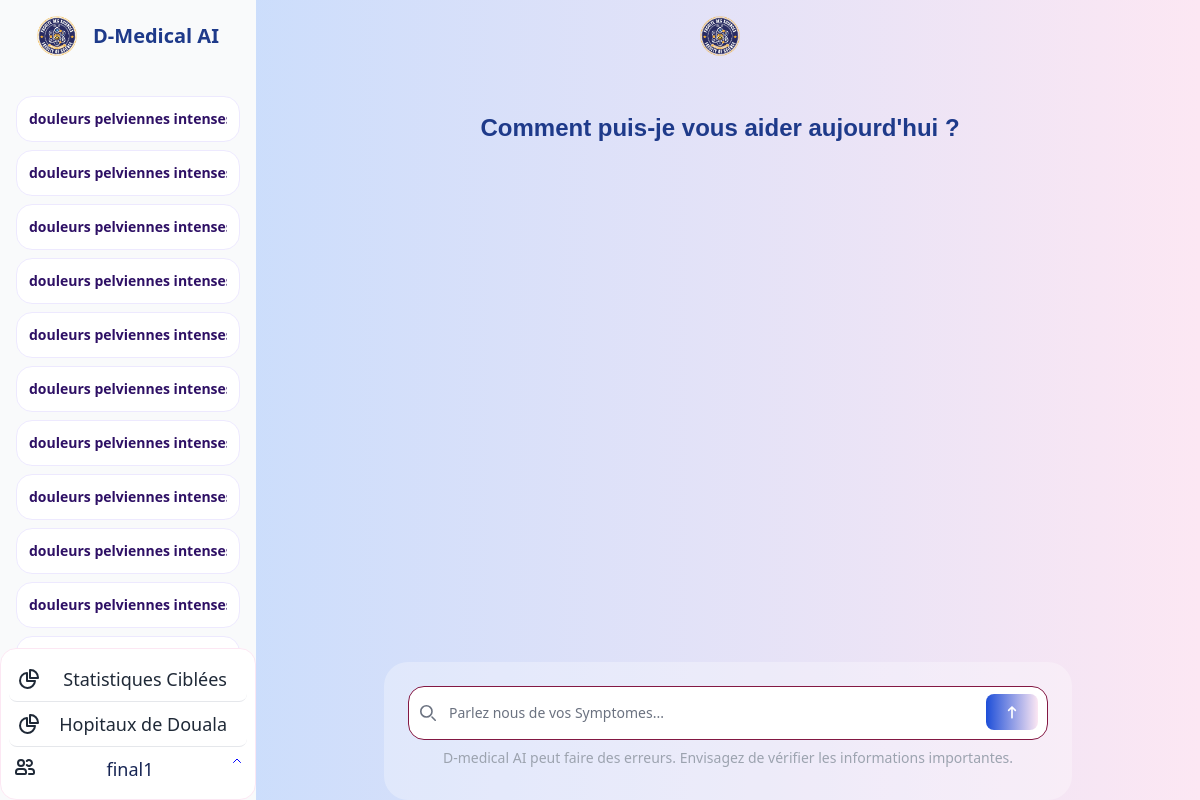
The page /search (signed in) on the database its author committed.
### medical/models.py (models this page shows, shortened)
class search_user(models.Model):
    auteur = models.ForeignKey(User, on_delete=models.SET_NULL, null = True)
    search = models.TextField()
    date_creation = models.DateTimeField(auto_now=True)
    class Meta:
        ordering = ['-date_creation']

### medical/views.py (the view, shortened to what this page needs)
# urls.py: path('search', search, name='search'),
@login_required
def search(request):
    return previewNotModal(request)

### medical/views.py (called while the page is built)
def previewNotModal(request , err = ""):
    auteur = request.user
    searReturn = search_user.objects.filter(auteur=auteur).order_by("-date_creation")
    context = {
             "search_query" : searReturn,
             "err" : err
            }
    return render(request, "previewNotModal.html", context)

### theme/templates/previewNotModal.html (shortened to what this page needs)
{% extends 'baseSearch.html' %}
{% block Preview %}
<div class="p-4 lg:ml-72 lg:mr-12 mb-40">
	<div class=" px-4 lg:xl:py-16 font-[sans-serif] text-[#333]">
        <a href="{% url 'base' %}" class="flex justify-center items-center space-x-9 rtl:space-x-reverse">
            <img src="static/images/logo.png" class="h-10" alt="D-medical Logo" />
        </a>
		<h2 class="text-2xl font-bold mt-14 text-blue-900 text-center">Comment puis-je vous aider aujourd'hui ?</h2>
	</div>
</div>
{% endblock %}

### theme/templates/baseSearch.html (shortened to what this page needs)
{% load static tailwind_tags %}
<!DOCTYPE html>
<html lang="en">
	<head>
		{% tailwind_css %}
	</head>
	<body class="bg-gradient-to-r from-blue-200   to-pink-100 ">
		<aside id="logo-sidebar" class="fixed top-0 pb-32 bg-gray-50  left-0 z-40  w-64  h-screen  transition-transform -translate-x-full lg:translate-x-0" aria-label="Sidebar">
			<div class="h-full  py-4 overflow-y-auto  w-64 dark:bg-gray-800">
				<a href="{% url 'base' %}" class="flex justify-center items-center space-x-4 rtl:space-x-reverse">
					<img src="static/images/logo.png" class="h-10" alt="D-medical Logo" />
					<span class="self-center text-xl font-semibold whitespace-nowrap text-blue-900 ">D-Medical AI</span>
				</a>
                <div class="grid grid-cols-1  max-h-sm w-56 mt-10 mx-auto  mx-2 ">
                <form form method="post" action="{% url 'search' %}">
                {% for sea in search_query %}
                        <div class="bg-white mb-2 border border-violet-100 flex gap-6 max-lg:flex-col hover:bg-blue-200 rounded-2xl  p-3 ">
                            <button class="text-sm font-bold text-violet-950 truncate " name="search_query2" value="{{ sea.search }}" type="submit" >
                            <p >{{ sea.search }}</p>
                            </button>
                        </div>
                        {% endfor %}
                   </form>
                </div>
            </div>
			<div class="absolute bottom-0 p-2 border border-pink-100 text-gray-800 rounded-2xl bg-white w-full">
				{% if search_query %}
				<div class="flex border-b items-center rounded-lg w-full flex justify-between px-2   px-1 hover:bg-blue-100 focus:outline-none focus:bg-blue-100">
				<a href="{% url 'stats' %}?param=2" class="block  py-2 px-3 text-lg ">Statistiques Ciblées</a>
					</div>
				{% endif %}
				<div class="flex items-center border-b rounded-lg w-full flex justify-between px-2  px-1 hover:bg-blue-100 focus:outline-none focus:bg-blue-100">
				<a href="{% url 'statReseach' %}" class="block  py-2 px-3 text-lg ">Hopitaux de Douala</a>
					</div>
				<button id="dropdownNavbarl" data-dropdown-toggle="dropdownNavba" class="flex font-normal text-lg w-full py-2 px-1 rounded-lg hover:bg-blue-100 focus:outline-none focus:bg-blue-100">
					<span class="flex-1 ms-1 text-blue-950 whitespace-nowrap">
					{{ user.username }}</span><svg class="w-3 h-3 ms-3 text-blue-900" aria-hidden="true" xmlns="http://www.w3.org/2000/svg" fill="none" viewBox="0 0 24 24">
						<path stroke="blue" stroke-linecap="round" stroke-linejoin="round" stroke-width="2" d="m5 15 7-7 7 7"/>
					</svg></button>
			</div>
		</aside>
        {% block Preview %}
        {% endblock %}
			<form  method="post" action="{% url 'search' %}" class=" p-6 lg:ml-96 lg:mr-32  fixed rounded-3xl bottom-0 left-0 right-0 w-auto p-4 bg-white bg-opacity-30" ">
				<div class="relative ">
					<div class="absolute inset-y-0 start-0 flex items-center ps-3 pointer-events-none">
					</div>
					<input type="text" id="search_query" name="search_query" class="block w-full  p-4 ps-10 text-sm text-gray-900 border border-pink-900 rounded-2xl bg-white focus:ring-blue-500 focus:border-blue-500 dark:bg-gray-700 dark:border-gray-600 dark:placeholder-gray-400 dark:text-white dark:focus:ring-blue-500 dark:focus:border-blue-500" placeholder="Parlez nous de vos Symptomes..." required>
					<button type="submit" class="text-white absolute  end-2.5 bottom-2.5 bg-gradient-to-r from-blue-700   to-pink-100 hover:bg-pink-500 focus:ring-4 focus:outline-none focus:ring-pink-300 font-medium rounded-lg text-sm px-4 py-2 ">
						<svg class="w-5 h-5 text-gray-800 dark:text-white" aria-hidden="true" xmlns="http://www.w3.org/2000/svg" fill="none" viewBox="0 0 24 24">
							<path stroke="white" stroke-linecap="round" stroke-linejoin="round" stroke-width="2" d="M12 6v13m0-13 4 4m-4-4-4 4"/>
						</svg>
					</button>
				</div>
			<p class="text-sm text-center py-2 text-gray-400">D-medical AI peut faire des erreurs. Envisagez de vérifier les informations importantes.</p>
			</form>
	</body>
</html>

### rows shown on the page
search_user: search "douleurs pelviennes inten…"
search_user: search "douleurs pelviennes inten…"
search_user: search "douleurs pelviennes inten…"
search_user: search "douleurs pelviennes inten…"
search_user: search "douleurs pelviennes inten…"
search_user: search "douleurs pelviennes inten…"
search_user: search "douleurs pelviennes inten…"
search_user: search "douleurs pelviennes inten…"
search_user: search "douleurs pelviennes inten…"
search_user: search "douleurs pelviennes inten…"

### other values the page prints
{{ user.username }} "final1"
